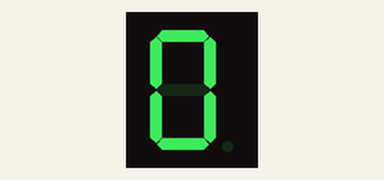
A sketch run on a simulated ESP32. On the bench: 1-digit seven-segment display. Wiring (inferred from the names in the program): 1-digit 7-segment display, segments lit when HIGH: segments GPIO 12, GPIO 14, GPIO 27, GPIO 26, GPIO 25, GPIO 33, GPIO 32, GPIO 13. The segment pins are drawn as the display they are named for.

Above: at 0.1 s.
At 0.6 s:
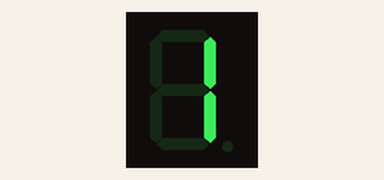
At 1.1 s:
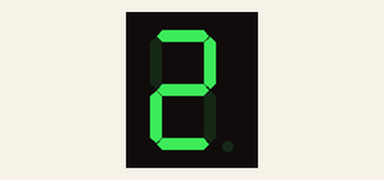
At 2.1 s:
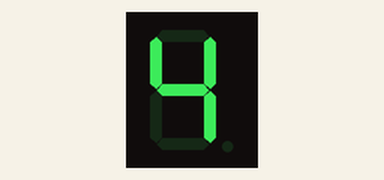
At 3.1 s:
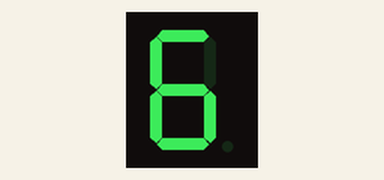
At 4.6 s:
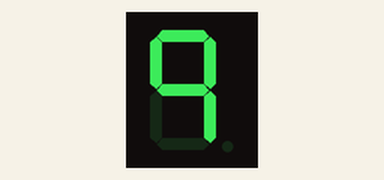

The sketch:

t1.ino
```cpp
int dp = 13;
int A = 12;
int B = 14;
int C = 27;
int D = 26;
int E = 25;
int F = 33;
int G = 32;
void setup(void) {
  pinMode(A, OUTPUT);
  pinMode(B, OUTPUT);
  pinMode(C, OUTPUT);
  pinMode(D, OUTPUT);
  pinMode(E, OUTPUT);
  pinMode(F, OUTPUT);
  pinMode(G, OUTPUT);
  pinMode(dp, OUTPUT);
}
void zero(void) {
  digitalWrite(A, HIGH);
  digitalWrite(B, HIGH);
  digitalWrite(C, HIGH);
  digitalWrite(D, HIGH);
  digitalWrite(E, HIGH);
  digitalWrite(F, HIGH);
  digitalWrite(G, LOW);
  digitalWrite(dp, LOW);
}
void two(void) {
  digitalWrite(A, HIGH);
  digitalWrite(B, HIGH);
  digitalWrite(C, LOW);
  digitalWrite(D, HIGH);
  digitalWrite(E, HIGH);
  digitalWrite(F, LOW);
  digitalWrite(G, HIGH);
  digitalWrite(dp, LOW);
}

void one(void) {
  digitalWrite(A, LOW);
  digitalWrite(B, HIGH);
  digitalWrite(C, HIGH);
  digitalWrite(D, LOW);
  digitalWrite(E, LOW);
  digitalWrite(F, LOW);
  digitalWrite(G, LOW);
  digitalWrite(dp, LOW);
}
void three(void) {
  digitalWrite(A, HIGH);
  digitalWrite(B, HIGH);
  digitalWrite(C, HIGH);
  digitalWrite(D, HIGH);
  digitalWrite(E, LOW);
  digitalWrite(F, LOW);
  digitalWrite(G, HIGH);
  digitalWrite(dp, LOW);
}


void four(void) {
  digitalWrite(A, LOW);
  digitalWrite(B, HIGH);
  digitalWrite(C, HIGH);
  digitalWrite(D, LOW);
  digitalWrite(E, LOW);
  digitalWrite(F, HIGH);
  digitalWrite(G, HIGH);
  digitalWrite(dp, LOW);
}
void five(void) {
  digitalWrite(A, HIGH);
  digitalWrite(B, LOW);
  digitalWrite(C, HIGH);
  digitalWrite(D, HIGH);
  digitalWrite(E, LOW);
  digitalWrite(F, HIGH);
  digitalWrite(G, HIGH);
  digitalWrite(dp, LOW);
}
void six(void) {
  digitalWrite(A, HIGH);
  digitalWrite(B, LOW);
  digitalWrite(C, HIGH);
  digitalWrite(D, HIGH);
  digitalWrite(E, HIGH);
  digitalWrite(F, HIGH);
  digitalWrite(G, HIGH);
  digitalWrite(dp, LOW);
}
void eight(void) {
  digitalWrite(A, HIGH);
  digitalWrite(B, HIGH);
  digitalWrite(C, HIGH);
  digitalWrite(D, HIGH);
  digitalWrite(E, HIGH);
  digitalWrite(F, HIGH);
  digitalWrite(G, HIGH);
  digitalWrite(dp, LOW);
}

void seven(void) {
  digitalWrite(A, HIGH);
  digitalWrite(B, HIGH);
  digitalWrite(C, HIGH);
  digitalWrite(D, LOW);
  digitalWrite(E, LOW);
  digitalWrite(F, LOW);
  digitalWrite(G, LOW);
  digitalWrite(dp, LOW);
}
void nine(void) {
  digitalWrite(A, HIGH);
  digitalWrite(B, HIGH);
  digitalWrite(C, HIGH);
  digitalWrite(D, LOW);
  digitalWrite(E, LOW);
  digitalWrite(F, HIGH);
  digitalWrite(G, HIGH);
  digitalWrite(dp, LOW);
}


void loop(void) {
  zero();
  delay(500);
  one();
  delay(500);
  two();
  delay(500);
  three();
  delay(500);
  four();
  delay(500);
  five();
  delay(500);
  six();
  delay(500);
  seven();
  delay(500);
  eight();
  delay(500);
  nine();
  delay(500);
}
```

Measured:
- by itself, everything shown: repeats every 5.0 s, in 10 steps
- what the display in image 1 shows lasts 0.5 s, from 0.5 s to 1.0 s
